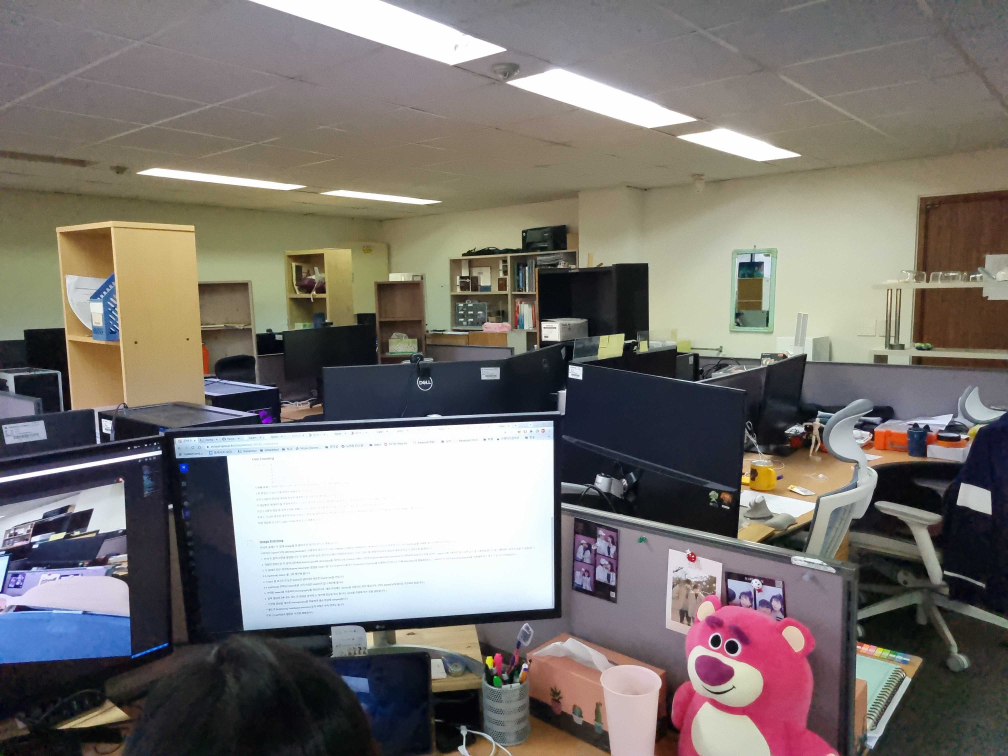
//> input picture 3/left2.jpg, 4032 x 3024 px (shown at 1/4 size)
$ ./3_main   (built with g++ and OpenCV 4)
//> lines starting //> are read from the running program, lines starting //| are printed output that depends on the picture
#include <iostream>
#include <opencv2/opencv.hpp>
#include <opencv2/highgui.hpp>
// #include <opencv2/imgproc.hpp>
// #include <opencv2/imgproc.hpp>
#include <opencv4/opencv2/imgproc/imgproc.hpp>
#include <vector>
#include <glm/glm.hpp>
#include <opencv2/features2d/features2d.hpp>
#include <opencv4/opencv2/xfeatures2d/nonfree.hpp>

using namespace cv;
using namespace glm;
using namespace cv::xfeatures2d;

std::vector<DMatch> filterMatches(std::vector<DMatch> matches, double range = 0.5)
{
    std::vector<DMatch> goodMatch;
    double averageDistance;
    for(int i= 0; i< matches.size(); i++)
    {
        averageDistance += matches[i].distance;
    }
    averageDistance = averageDistance / matches.size();
    for(int i = 0; i< matches.size(); i++)
    {
        if(matches[i].distance < averageDistance + range && matches[i].distance > averageDistance - range)
        {
            goodMatch.push_back(matches[i]);
        }
    }

    return goodMatch;
}
int main(int argc, char*argv[])
{
    char nameImage1[] = "./left2.jpg";
    char nameImage2[] = "./right2.jpg";
    Mat image1 = imread(nameImage1);
//> image1 is the input picture: 3024 rows x 4032 cols, CV_8UC3; mean B, G, R 112.3, 116.7, 121.8
    pyrDown(image1,image1);
//> image1: 1512 rows x 2016 cols, CV_8UC3
    pyrDown(image1,image1);
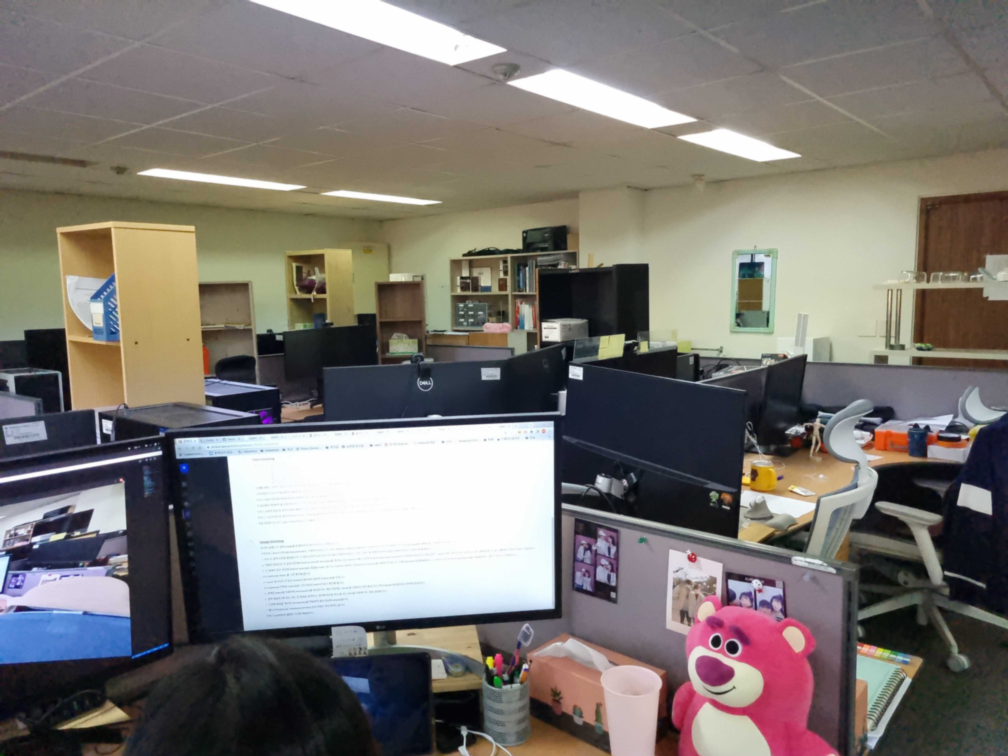
//> image1: 756 rows x 1008 cols, CV_8UC3; mean B, G, R 112.3, 116.7, 121.9
    Mat image2 = imread(nameImage2);
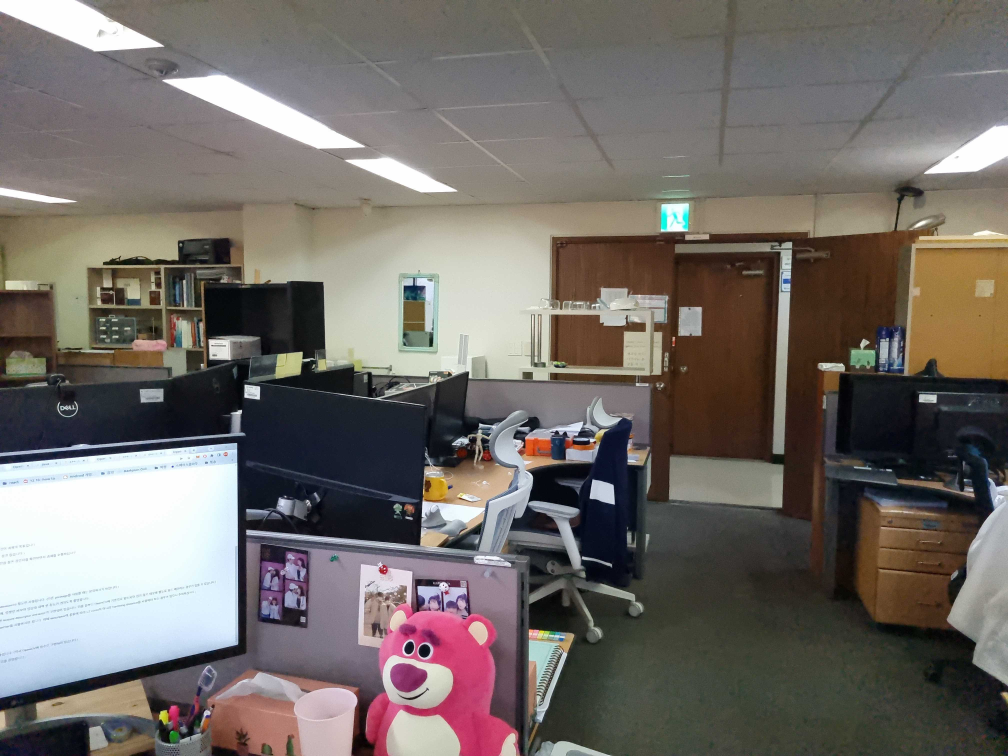
//> input picture 3/right2.jpg, 4032 x 3024 px (shown at 1/4 size)
//> image2 is the input picture: 3024 rows x 4032 cols, CV_8UC3; mean B, G, R 104, 108.4, 114.5
    pyrDown(image2,image2);
//> image2: 1512 rows x 2016 cols, CV_8UC3
    pyrDown(image2,image2);
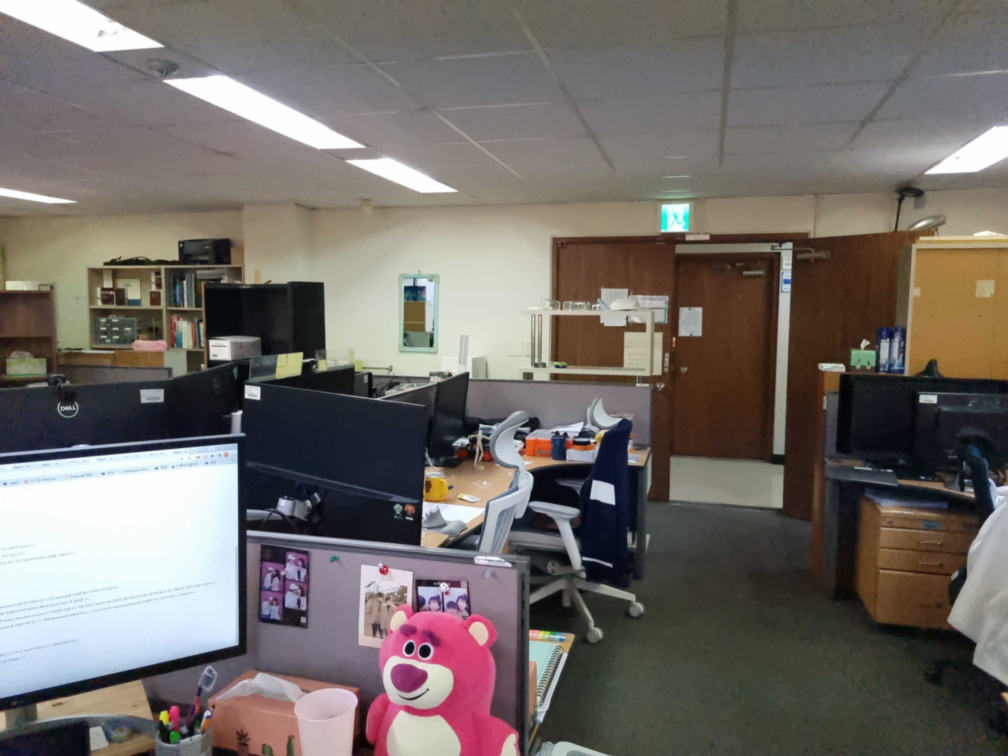
//> image2: 756 rows x 1008 cols, CV_8UC3; mean B, G, R 104.1, 108.5, 114.6
    Mat gray_image1;
    Mat gray_image2;
    cvtColor(image1, gray_image1, cv::COLOR_RGB2GRAY);
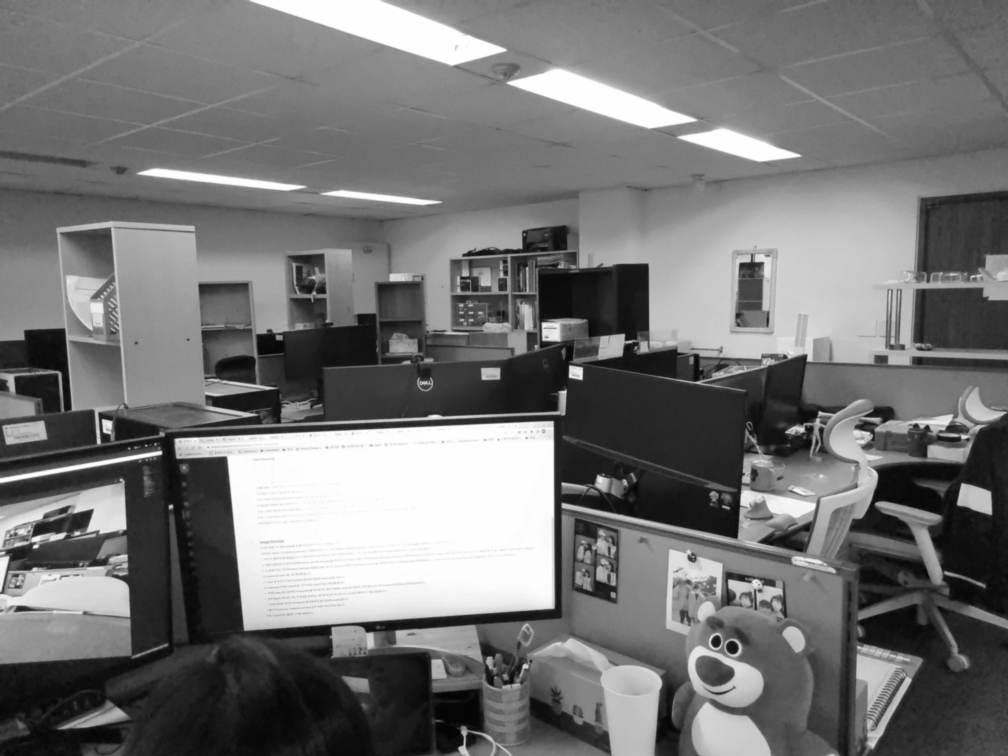
//> gray_image1: 756 rows x 1008 cols, CV_8UC1; min 3, max 255, mean 116
    cvtColor(image2, gray_image2, cv::COLOR_RGB2GRAY);
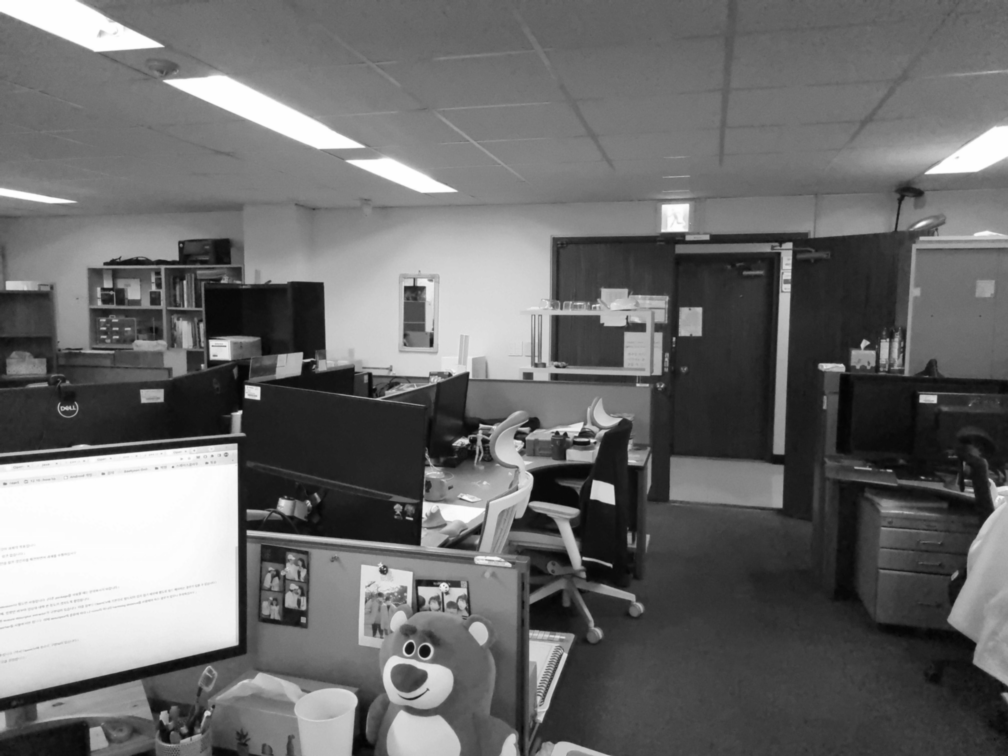
//> gray_image2: 756 rows x 1008 cols, CV_8UC1; min 3, max 255, mean 107.8
    // imshow("",gray_image1);
    // waitKey();
    double minHessian = 1000 ;
//> (the run ends here: the program stops with an error, at `Ptr<SURF> detector = SURF::create(minHessian);`)
